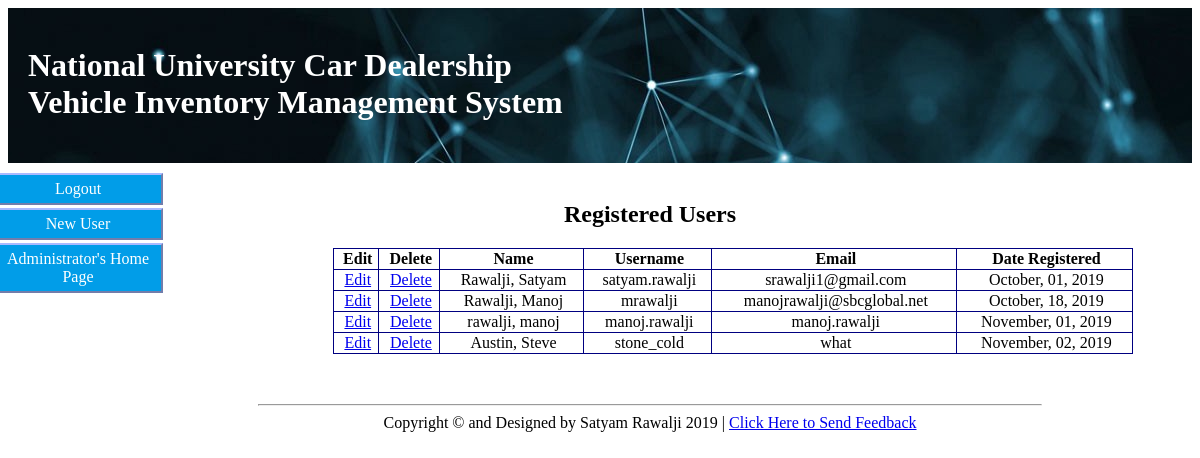
The app's page /reg_users_page.php with its own data.
### tables this page shows
CREATE TABLE `users` (
  `user_id` int(11) UNSIGNED NOT NULL,
  `user_name` varchar(50) NOT NULL,
  `last_name` varchar(50) NOT NULL,
  `first_name` varchar(50) NOT NULL,
  `email` varchar(150) NOT NULL,
  `is_admin` tinyint(1) NOT NULL DEFAULT 0,
  `password` varchar(50) NOT NULL,
  `registration_date` datetime NOT NULL DEFAULT current_timestamp()
);

### reg_users_page.php (the view, shortened to what this page needs)
<?php
	include('mysqlconn.php');
?>
<!DOCTYPE html>
<html>
<head>
	<link rel="stylesheet" type="text/css" href="style.css">
</head>
<body>
	<header id="header">
		<?php include('header.php'); ?>
	</header>
	<div id="container">
		<?php include('reg_users_page_nav.php'); ?>
		<div id="content">
			<?php include('loggedinas.php'); ?>
			<br>
			<h2>Registered Users</h2>
			<?php
				$sql = "SELECT user_id, user_name, last_name, first_name, email,
								DATE_FORMAT(registration_date, '%M, %d, %Y') as registration_date
						FROM users";
				$result = mysqli_query($mysqlconn, $sql);
				if(mysqli_num_rows($result) > 0)
				{
					echo '<table> <tr><th>Edit</th> <th>Delete</th> <th>Name</th> <th>Username</th> <th>Email</th>
							<th>Date Registered</th></tr>';
					while($row = mysqli_fetch_assoc($result))
					{
						if($row["user_name"] != ($_SESSION['user_name']))
						{
							echo '<tr>
									<td><a href="edit_user.php?id=' . $row['user_id'] . '">Edit</a></td>
									<td><a href="delete_user.php?id=' . $row['user_id'] . '">Delete</a></td>
									<td>' . $row["last_name"] . ', ' . $row["first_name"] . '</td>
									<td>' . $row["user_name"] . '</td> <td>' . $row["email"] . '</td>
									<td>' . $row["registration_date"] . '</td></tr>';
						}
					}
					echo '</table>';
				}
			?>
		</div>
	</div>
	<footer>
		<?php include('footer.php'); ?>
	</footer>
</body>
</html>

### header.php (shortened to what this page needs)
<!DOCTYPE html>
<html>
<head>
	<link rel="stylesheet" type="text/css" href="style.css">
</head>
<body>
	<div>
		<br>
		<h1>National University Car Dealership <br> Vehicle Inventory Management System</h1>
	</div>
</body>
</html>

### reg_users_page_nav.php
<div id="nav">
	<ul>
		<li >
			<a href="logout.php">Logout</a>
		</li>
		<li >
			<a  href="add_new_user.php">New User</a>
		</li>
		<li >
			<a href="admin_page.php">Administrator's Home Page</a>
		</li>
	</ul>
</div>

### loggedinas.php (shortened to what this page needs)
<div id="login">
<div>

### footer.php (shortened to what this page needs)
 <!DOCTYPE html>
<html>
<head>
	<link rel="stylesheet" type="text/css" href="style.css">
</head>
<body>
	<hr>
	<p id="footer">Copyright &copy and Designed by Satyam Rawalji 2019 |
		<a href="mailto:s.rawalji355@student.nu.edu? subject=Feedback">Click Here to Send Feedback</a>
	</p>
</body>
</html>

### style.css (style rules this page uses)
li a { background: rgb(1,157,232); border: 2px outset #aabaff; display: block; color: white; text-decoration: none; padding: 5px; margin-left: 5px; }
li { list-style-type: none; margin-bottom: 3px; text-align: center; }
#nav ul { position:absolute; padding-top:10px; left:-60px; color:navy; width:175px; text-align:center; margin:0; }
#container { position:relative; min-width:960px; max-width:1200px; margin:auto; text-align:left; }
#content { margin-left:250px; margin-right:150px; }
#footer { margin:auto; text-align:center; clear:both; }
#header { height:155px; background-image: url('images/blockchain.jpeg'); background-repeat: repeat; padding:0; color:white; }
h1 { margin-left:20px; padding-bottom:10px; }
h2 { font-size:150%; color:black; text-align:center; }
#login { text-align:center; }
table { width:800px; border:1px navy solid; border-collapse:collapse; margin-left:75px; margin-right:200px; }
td { border:1px navy solid; padding:1px 0 1px 4px; text-align:center; }
th { border:1px navy solid; padding:1px 0 1px 4px; text-align:center; }

### reg_users_page.php (style rules this page uses)
table { width:800px; border:1px navy solid; border-collapse:collapse; margin-bottom:50px; margin-right:300px; }
td { border:1px navy solid; padding:1px 0 1px 4px; text-align:left; }
th { border:1px navy solid; padding:1px 0 1px 4px; text-align:center; }

### records on screen
users: last_name "Rawalji", first_name "Satyam", user_name "satyam.rawalji", email "srawalji1@gmail.com", registration_date "October, 01, 2019"
users: last_name "Rawalji", first_name "Manoj", user_name "mrawalji", email "manojrawalji@sbcglobal.net", registration_date "October, 18, 2019"
users: last_name "rawalji", first_name "manoj", user_name "manoj.rawalji", email "manoj.rawalji", registration_date "November, 01, 2019"
users: last_name "Austin", first_name "Steve", user_name "stone_cold", email "what", registration_date "November, 02, 2019"
